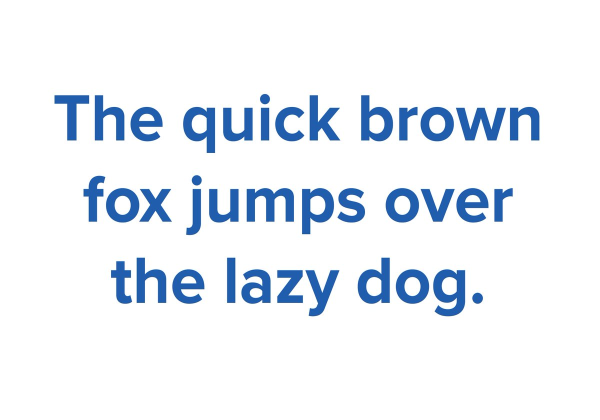
#> input picture tesseract_ocr/images/testing/fox.jpg, 1200 x 840 px (shown at 1/2 size); its folder holds only this picture in this run
$ python 1_templte_scale.py --template ../tesseract_ocr/images/testing/fox.jpg --images ../tesseract_ocr/images/testing
#> lines starting #> are read from the running program, lines starting #| are printed output that depends on the picture; after the words box and inside, x2 and y2 are one past the last pixel; in counts of white or black regions, pixels touching at a corner belong together; pictures that were not available may be replaced by others from this repository, and a replacement may not be noted
# import the necessary packages
import numpy as np
import argparse
import imutils
import glob
import cv2
# construct the argument parser and parse the arguments
ap = argparse.ArgumentParser()
ap.add_argument("-t", "--template", required=True, help="Path to template image")
ap.add_argument("-i", "--images", required=True,
	help="Path to images where template will be matched")
ap.add_argument("-v", "--visualize",
	help="Flag indicating whether or not to visualize each iteration")
args = vars(ap.parse_args())
# load the image image, convert it to grayscale, and detect edges
template = cv2.imread(args["template"])
#> template is the input picture: shape (840, 1200, 3); mean B, G, R 247.1, 240.4, 234.9
template = cv2.cvtColor(template, cv2.COLOR_BGR2GRAY)
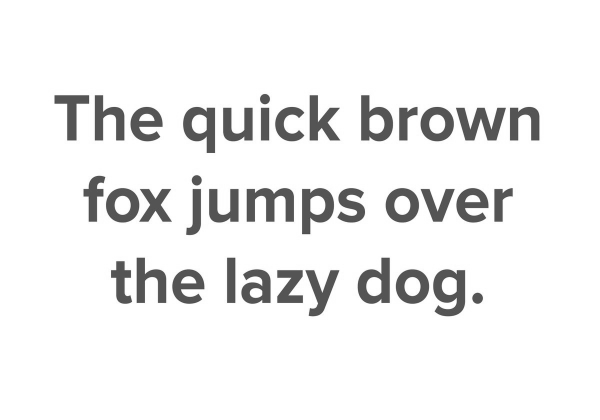
#> template: shape (840, 1200) (shown at 1/2 size); min 54, max 255, mean 239.5
# template = cv2.Canny(template, 50, 200)
(tH, tW) = template.shape[:2]
#> tH = 840; tW = 1200
cv2.imshow("Template", template)
cv2.waitKey(0)
# loop over the images to find the template in
for imagePath in glob.glob(args["images"]):
	# load the image, convert it to grayscale, and initialize the
	# bookkeeping variable to keep track of the matched region
	image = cv2.imread(imagePath)
	gray = cv2.cvtColor(image, cv2.COLOR_BGR2GRAY)
	found = None

	flag = False
	# loop over the scales of the image
	for scale in np.linspace(0.2, 1.0, 20)[::-1]:
		# resize the image according to the scale, and keep track
		# of the ratio of the resizing
		resized = imutils.resize(gray, width = int(gray.shape[1] * scale))
		r = gray.shape[1] / float(resized.shape[1])
		# if the resized image is smaller than the template, then break
		# from the loop
		if resized.shape[0] < tH or resized.shape[1] < tW:
			break
		# detect edges in the resized, grayscale image and apply template
		# matching to find the template in the image
		# edged = cv2.Canny(resized, 50, 200)
		result = cv2.matchTemplate(resized, template, cv2.TM_CCOEFF_NORMED)
		threshold = 0.9
		print(np.amax(result))
		if np.amax(result) > threshold:
			print(np.amax(result), True)
			flag = True

		(_, maxVal, _, maxLoc) = cv2.minMaxLoc(result)
		# check to see if the iteration should be visualized
		if args.get("visualize", True):
			# draw a bounding box around the detected region
			clone = np.dstack([resized, resized, resized])
			cv2.rectangle(clone, (maxLoc[0], maxLoc[1]),
				(maxLoc[0] + tW, maxLoc[1] + tH), (0, 0, 255), 2)
			cv2.imshow("Visualize", clone)
			cv2.waitKey(0)
		# if we have found a new maximum correlation value, then update
		# the bookkeeping variable
		if found is None or maxVal > found[0]:
			found = (maxVal, maxLoc, r)
#> this loop made 2 passes
#> (result, maxVal, found) on pass 1: ([1], 1, (1, (0, 0), 1))
#| 1.0
#| 1.0 True
#> pass 2, `resized = imutils.resize(gray, width = int(gray.shape[1] * scale))`:
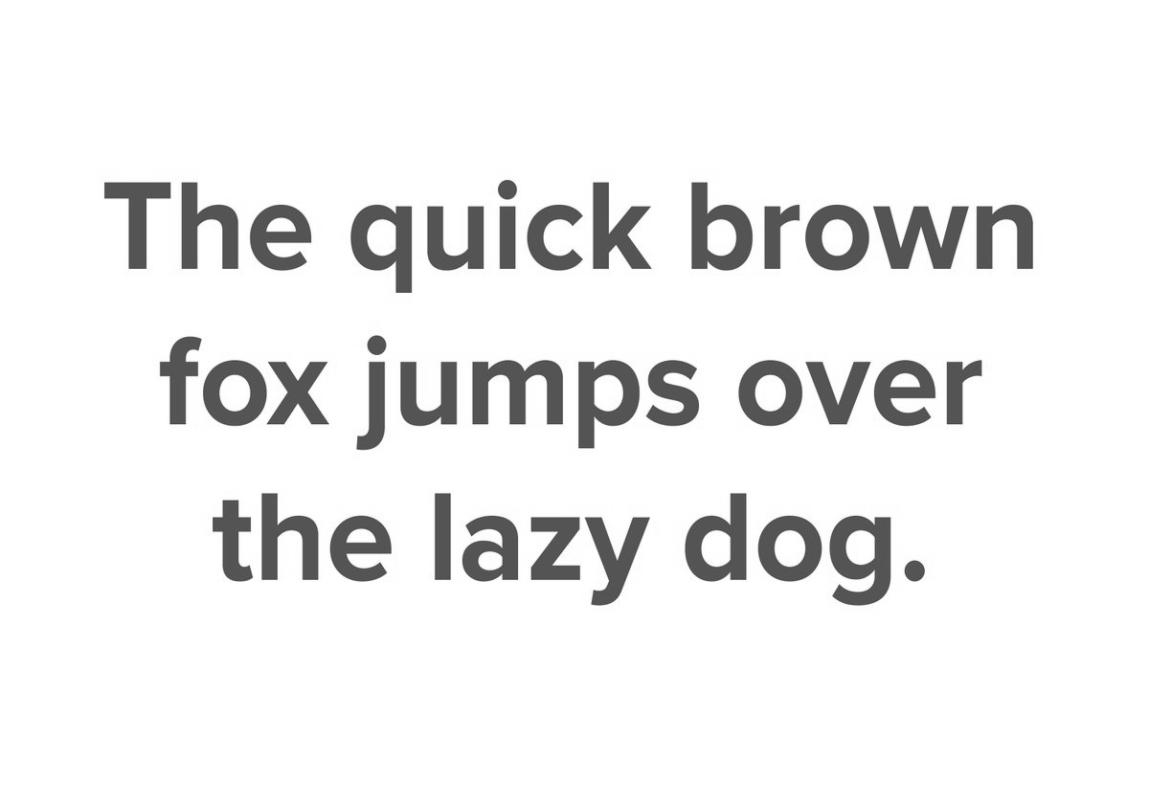
#> resized: shape (804, 1149); min 62, max 255, mean 239.5
	# unpack the bookkeeping variable and compute the (x, y) coordinates
	# of the bounding box based on the resized ratio
	(_, maxLoc, r) = found
#> r = 1
	(startX, startY) = (int(maxLoc[0] * r), int(maxLoc[1] * r))
#> startX = 0; startY = 0
	(endX, endY) = (int((maxLoc[0] + tW) * r), int((maxLoc[1] + tH) * r))
#> endX = 1200; endY = 840
	# draw a bounding box around the detected result and display the image
	cv2.rectangle(image, (startX, startY), (endX, endY), (0, 0, 255), 2)
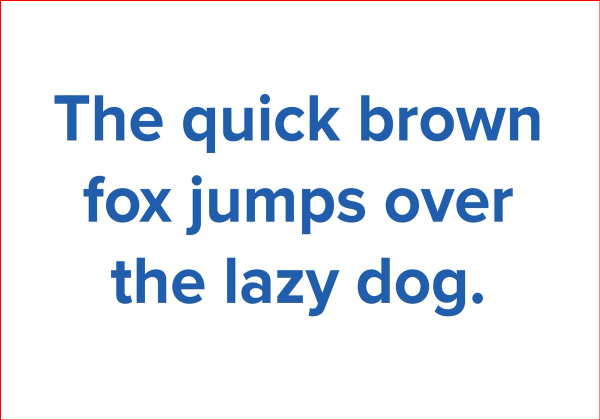
#> image: shape (840, 1200, 3) (shown at 1/2 size); 0.61% of pixels changed, all inside (x1, y1, x2, y2) = (0, 0, 1200, 840)
	cv2.imshow("Image", image)
	cv2.waitKey(0)
